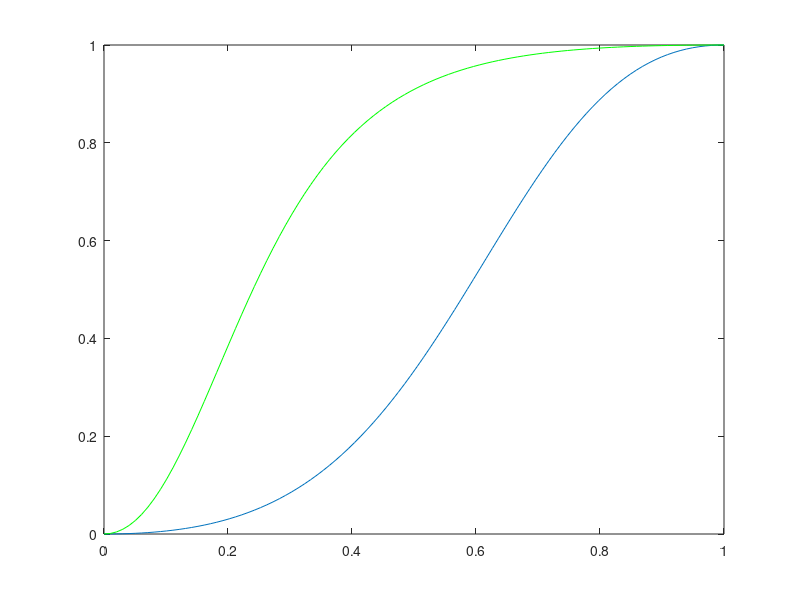
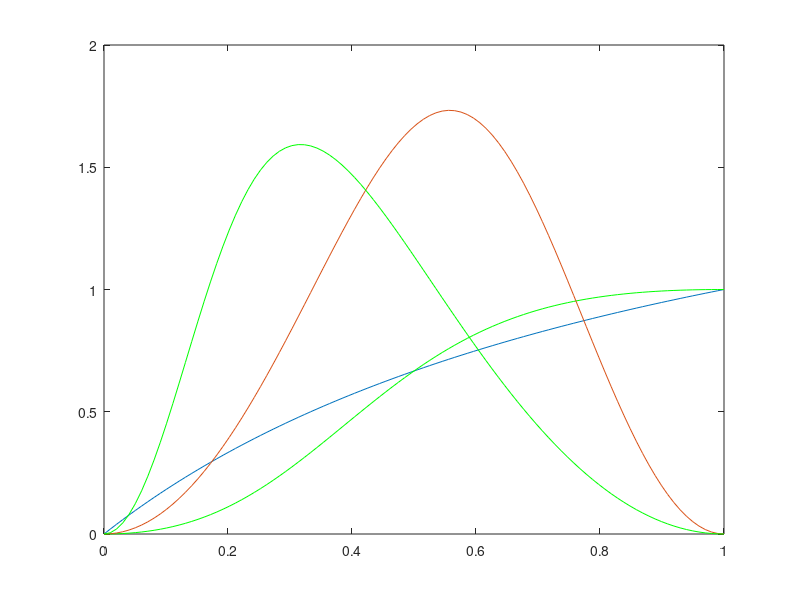

These figures' MATLAB source, in order:
clear all
close all
clc

x=linspace(0,1);
flux=inline('10.*(x.^2)./(10.*x.^2+20.*(1-x).^2 )');
flux2=inline('50.*(x.^2)./(50.*x.^2+5.*(1-x).^2 )');

plot(x,flux(x))
hold on
plot(x,flux2(x),'g')

%%

x=linspace(0,1); 
flux3=inline('(x)./( x+0.5*(1-x) )');
flux4=inline('(x.^2)./(x.^2+0.5*(1-x).^2 )');

figure()
plot(x,flux3(x))
hold on
plot(x,flux4(x),'g')


%%


x=linspace(0,1);
flux5=inline('10.*(x.^2).*20.*(1-x).^2./(10.*x.^2+20.*(1-x).^2 )');
flux6=inline('50.*(x.^2).*5.*(1-x).^2 ./(50.*x.^2+5.*(1-x).^2 )');

plot(x,flux5(x))
hold on
plot(x,flux6(x),'g')